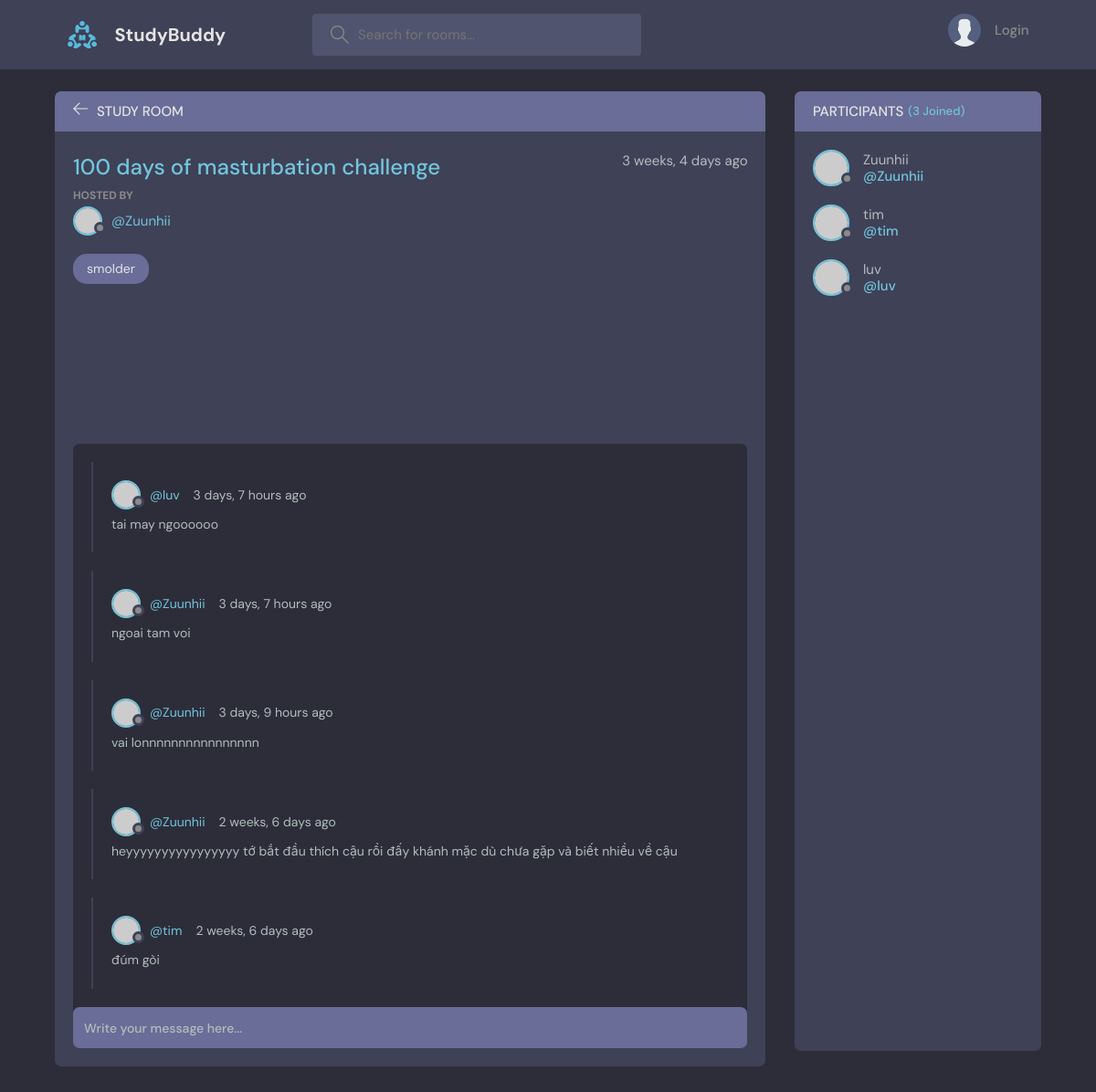
Page /room/2/ on the committed database.
### base/models.py (models this page shows, shortened)
class Room(models.Model):
    host = models.ForeignKey(User, on_delete=models.SET_NULL,null=True)
    topic = models.ForeignKey(Topic, on_delete=models.SET_NULL,null=True)
    name = models.CharField(max_length=200)
    description = models.TextField(null=True,blank = True)
    participants = models.ManyToManyField(User, related_name='paticipants',blank=True)
    updated = models.DateTimeField(auto_now=True)
    created = models.DateTimeField(auto_now_add=True)
    class Meta:
        ordering = ['-updated','-created']

class Topic(models.Model):
    name =models.CharField(max_length=200)
    def __str__(self):
        return self.name

class Message(models.Model):
    user = models.ForeignKey(User, on_delete=models.CASCADE)
    room = models.ForeignKey(Room, on_delete=models.CASCADE)
    body = models.TextField()
    updated = models.DateTimeField(auto_now=True)
    created = models.DateTimeField(auto_now_add=True)
    class Meta:
        ordering = ['-updated','-created']

### base/views.py (the view, shortened to what this page needs)
# urls.py: path('room/<str:pk>/',views.room,name="room"),
def room(request,pk):
    room = Room.objects.get(id=pk)
    room_messages = room.message_set.all()
    participants = room.participants.all()
    context = {'room': room, 'room_messages':room_messages, 'participants':participants}
    return render(request,'base/room.html',context)

### base/templates/base/room.html (shortened to what this page needs)
{% extends 'main.html' %}
{% block content%}
    <main class="profile-page layout layout--2">
      <div class="container">
        <div class="room">
          <div class="room__top">
            <div class="room__topLeft">
              <a href="{% url 'home' %}">
                <svg version="1.1" xmlns="http://www.w3.org/2000/svg" width="32" height="32" viewBox="0 0 32 32">
                  <title>arrow-left</title>
                  <path
                    d="M13.723 2.286l-13.723 13.714 13.719 13.714 1.616-1.611-10.96-10.96h27.625v-2.286h-27.625l10.965-10.965-1.616-1.607z"
                  ></path>
                </svg>
              </a>
              <h3>Study Room</h3>
            </div>
          </div>
          <div class="room__box scroll">
            <div class="room__header scroll">
              <div class="room__info">
                <h3>{{room.name}}</h3>
                <span>{{room.created|timesince}} ago</span>
              </div>
              <div class="room__hosted">
                <p>Hosted By</p>
                <a href="{% url 'user-profile' room.host.id %}" class="room__author">
                  <div class="avatar avatar--small">
                    <img src="https://randomuser.me/api/portraits/men/37.jpg" />
                  </div>
                  <span>@{{room.host.username}}</span>
                </a>
              </div>
              <span class="room__topics">{{room.topic}}</span>
            </div>
            <div class="room__conversation">
              <div class="threads scroll">
                 {% for message in room_messages %}
                <div class="thread">
                  <div class="thread__top">
                    <div class="thread__author">
                      <a href="{% url 'user-profile' message.user.id %}" class="thread__authorInfo">
                        <div class="avatar avatar--small">
                          <img src="https://randomuser.me/api/portraits/men/37.jpg" />
                        </div>
                        <span>@{{message.user.username}}</span>
                      </a>
                      <span class="thread__date">{{message.created|timesince}} ago</span>
                    </div>
                  </div>
                  <div class="thread__details">
                    {{message.body}}
                  </div>
                </div>
                {% endfor %}
              </div>
            </div>
          </div>
          <div class="room__message">
            <form action="#"><input name="" placeholder="Write your message here..." /></form>
          </div>
        </div>
        <div class="participants">
          <h3 class="participants__top">Participants <span>({{participants.count}} Joined)</span></h3>
          <div class="participants__list scroll">
            {% for user in participants %}
            <a href="{% url 'user-profile' user.id %}" class="participant">
              <div class="avatar avatar--medium">
                <img src="https://randomuser.me/api/portraits/men/37.jpg" />
              </div>
              <p>
                {{user.username}}
                <span>@{{user.username}}</span>
              </p>
            </a>
            {% endfor %}
          </div>
        </div>
      </div>
    </main>
{% endblock content %}

### rows in the picture
Room: name "100 days of masturbation challenge", created "3 weeks, 4 days", host.username "Zuunhii", topic "smolder"
Message: user.username "luv", created "3 days, 7 hours", body "tai may ngoooooo"
Message: user.username "Zuunhii", created "3 days, 7 hours", body "ngoai tam voi"
Message: user.username "Zuunhii", created "3 days, 9 hours", body "vai lonnnnnnnnnnnnnnnn"
Message: user.username "Zuunhii", created "2 weeks, 6 days", body "heyyyyyyyyyyyyyyyy tớ bắt đầu thích cậu rồi đấy khánh mặc dù chưa gặp và biết nhiều về cậu"
Message: user.username "tim", created "2 weeks, 6 days", body "đúm gòi"

### other values in the picture
{{ participants.count }} "3"
{{ user.username }} "Zuunhii"
{{ user.username }} "tim"
{{ user.username }} "luv"
